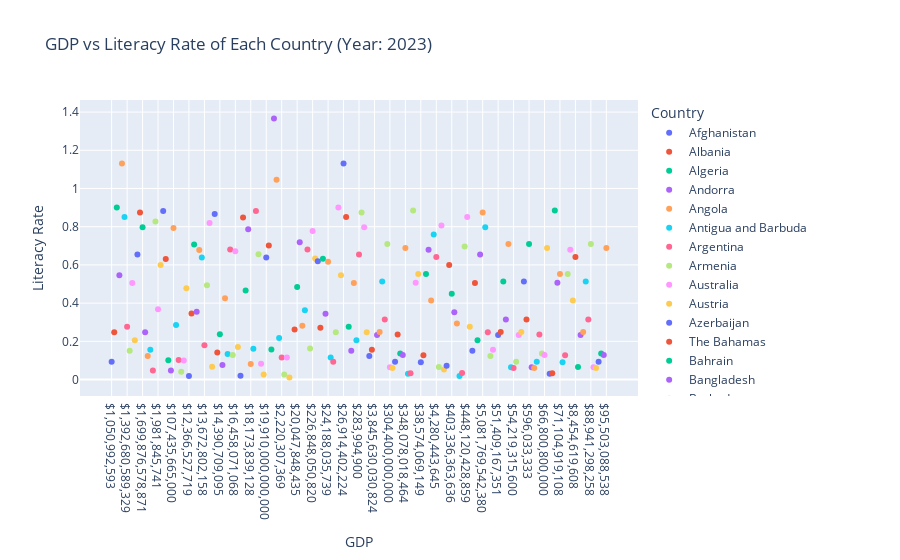

Write notebook code for a chart like this one.
### Code cell
# Plot the GDP and Literacy rate of the each country (Year : 2023).

import plotly.express as px
df_2023 = df[df['Year'] == 2023]
df = pd.read_excel('world_literacy_data_2021_2023.xlsx') 
fig = px.scatter(df_2023, x="GDP", y="Literacy Rate", color='Country', 
                                 title='GDP vs Literacy Rate of Each Country (Year: 2023)')
fig.update_layout(
    xaxis_title='GDP',
    yaxis_title='Literacy Rate',
    legend_title='Country'
)
fig.show()
